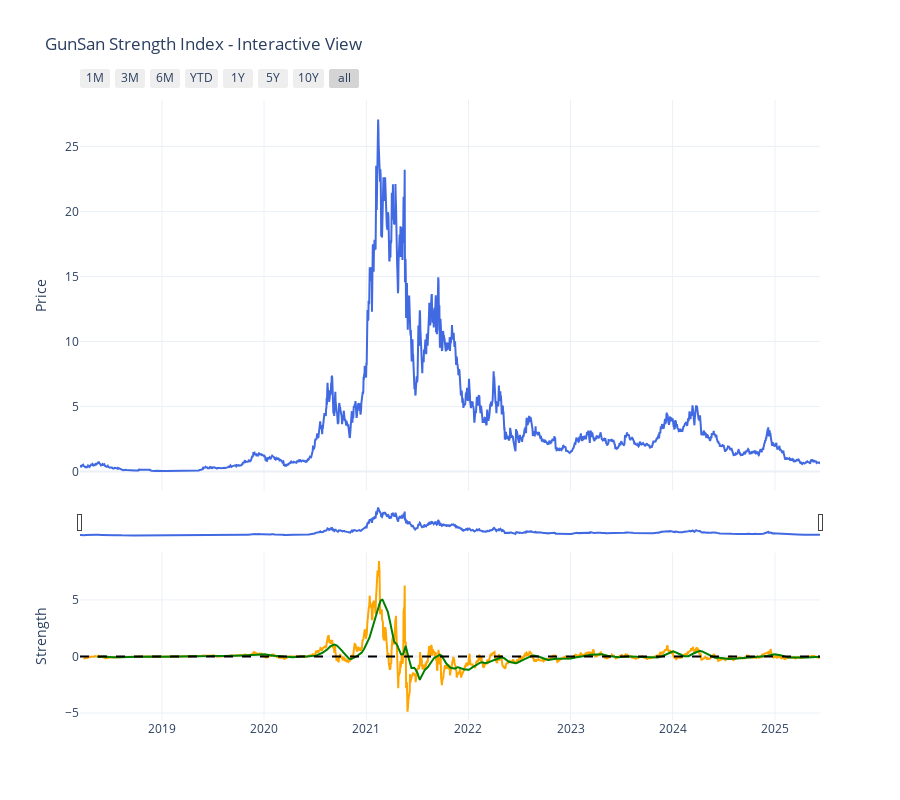

The notebook cell this image was saved under:
### Code cell
interactive_plot = plot_gunsan_strength(df)
interactive_plot

### Figure 1 — Plotly figure (JSON) as saved in the notebook; plotly's stock layout.template omitted (floating-point values rounded to 4 significant figures; data arrays with more than 128 entries replaced by an {"elided": "..."} marker saying what was removed)
{"data": [{"line": {"color": "royalblue"}, "mode": "lines", "name": "Close Price", "type": "scatter", "x": {"elided": "2647 str values"}, "xaxis": "x", "y": {"elided": "2647 float values"}, "yaxis": "y"}, {"line": {"color": "orange"}, "mode": "lines", "name": "Technical Strength", "type": "scatter", "x": {"elided": "2647 str values"}, "xaxis": "x2", "y": {"elided": "2647 float values"}, "yaxis": "y2"}, {"line": {"color": "green"}, "mode": "lines", "name": "Signal Line", "type": "scatter", "x": {"elided": "2647 str values"}, "xaxis": "x2", "y": {"elided": "2647 float values"}, "yaxis": "y2"}, {"line": {"color": "black", "dash": "dash"}, "mode": "lines", "name": "Zero Line", "showlegend": false, "type": "scatter", "x": {"elided": "2647 str values"}, "xaxis": "x2", "y": {"elided": "2647 int values"}, "yaxis": "y2"}], "layout": {"autosize": true, "height": 800, "hovermode": "x unified", "hoversubplots": "axis", "legend": {"orientation": "h", "x": 0.5, "xanchor": "center", "y": -0.3, "yanchor": "bottom"}, "showlegend": false, "title": {"text": "GunSan Strength Index - Interactive View"}, "xaxis": {"anchor": "y", "domain": [0, 1], "matches": "x2", "rangeselector": {"buttons": [{"count": 1, "label": "1M", "step": "month", "stepmode": "backward"}, {"count": 3, "label": "3M", "step": "month", "stepmode": "backward"}, {"count": 6, "label": "6M", "step": "month", "stepmode": "backward"}, {"count": 1, "label": "YTD", "step": "year", "stepmode": "todate"}, {"count": 1, "label": "1Y", "step": "year", "stepmode": "backward"}, {"count": 5, "label": "5Y", "step": "year", "stepmode": "backward"}, {"count": 10, "label": "10Y", "step": "year", "stepmode": "backward"}, {"step": "all"}]}, "rangeslider": {"thickness": 0.05, "visible": true}, "showticklabels": false, "type": "date"}, "xaxis2": {"anchor": "y2", "domain": [0, 1], "matches": "x", "type": "date"}, "yaxis": {"anchor": "x", "domain": [0.37, 1], "title": {"text": "Price"}}, "yaxis2": {"anchor": "x2", "domain": [0, 0.27], "title": {"text": "Strength"}}}}
